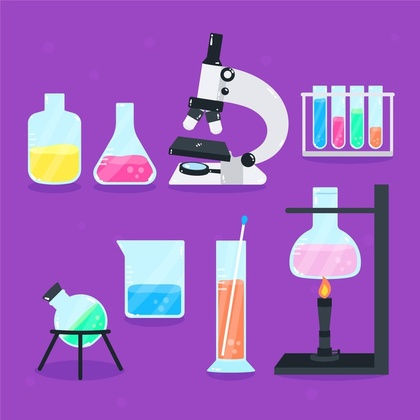
%> input picture chemis.jpg, 420 x 420 px, shrunk from 626 x 626 before the run
$ octave programa_cuatro.m   (GNU Octave 9; MATLAB toolbox functions it lacks are replaced by stand-ins)
%> lines starting %> are read from the running program, lines starting %| are printed output that depends on the picture; in (x1, y1, x2, y2) boxes, pixels count from 0 and x2, y2 are one past the last pixel; in counts of white or black regions, pixels touching at a corner belong together; the program's own positions count from 1
%> further down, imagen is the input picture: size 420x420x3 uint8; mean R, G, B 157.2, 97.3, 192.4
### color2gris.m
function [gris] = color2gris(color)
color=double(color);
[f,c,capas]=size(color);
%> f = 420; c = 420; capas = 3
    if capas==3
            for i=1:f
                for j=1:c
                    R=color(i,j,1);
                    G=color(i,j,2);
                    B=color(i,j,3);
                    gris(i,j)=0.299*R+0.587*G+0.114*B;
                end
            end
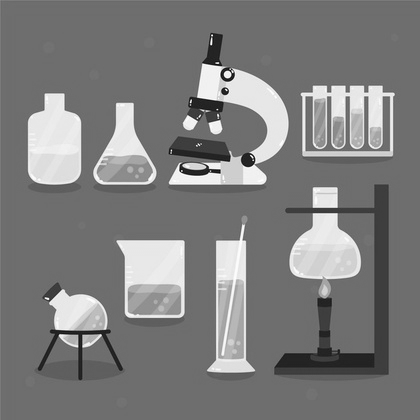
%> gris: size 420x420 double; min 8.83, max 255, mean 126.1
    else
        disp('la imagen ya está en escala de grises');
        gris=color;
     end
end

### programa_cuatro.m
imagen=imread('chemis.jpg');
grises=color2gris(imagen);
imshow(grises)
gris=double(grises);
gris1=zeros(size(gris));
tam=size(gris);
%> tam = [420 420]
a=tam(1); b=tam(2);
%> after `a=tam(1)`: a = 420
%> after `b=tam(2)`: b = 420
for k=7:-1:1
    valor=256/2^k;
    for i=1:a
        for j=1:b
            c=mod(gris(i,j),valor);
            gris1(i,j)=gris(i,j)-c;
        end
    end
figure,imshow(gris1/255)
end
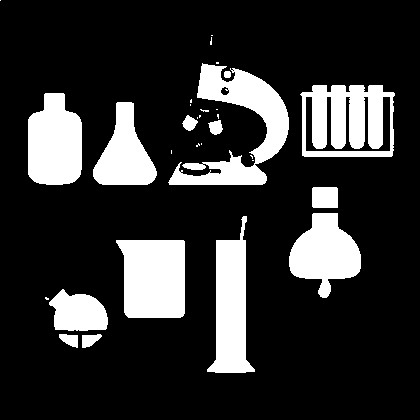
%> gris1: size 420x420 double; values 0 (black) and 128 (white), 19% white; 31 white regions (17 under 20 px), largest, box (x1, y1, x2, y2) and area: (168, 63, 289, 185) 5485, (300, 85, 395, 157) 4908, (116, 240, 185, 318) 4807
